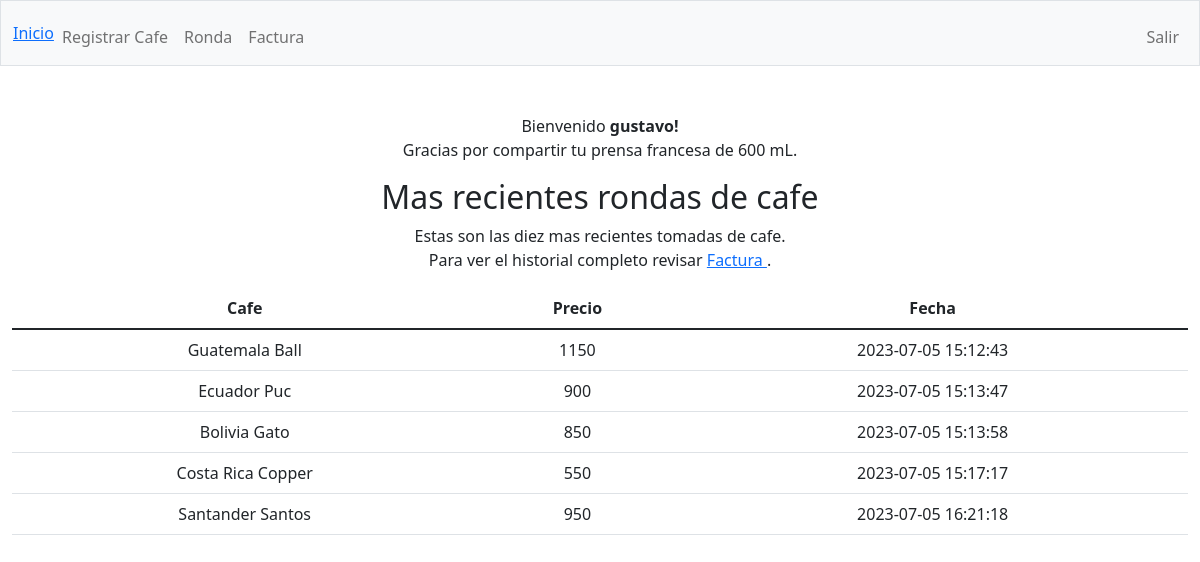
/ (signed in), run on the app's committed database.
### tables this page shows
CREATE TABLE users (id INTEGER PRIMARY KEY AUTOINCREMENT NOT NULL, username TEXT NOT NULL, hash TEXT NOT NULL);

CREATE TABLE prensas ( id INTEGER PRIMARY KEY AUTOINCREMENT NOT NULL, owner_id INTEGER, capacity INTEGER, FOREIGN KEY(owner_id) REFERENCES users(id));

CREATE TABLE rondas ( id INTEGER PRIMARY KEY AUTOINCREMENT NOT NULL, prensa_id INTEGER, bolsa_id INTEGER, cost INTEGER, date DATETIME, FOREIGN KEY(bolsa_id) REFERENCES bolsas(id), FOREIGN KEY(prensa_id) REFERENCES prensas(id));

CREATE TABLE bolsas ( id INTEGER PRIMARY KEY AUTOINCREMENT NOT NULL, user_id INTEGER, origin TEXT, price INTEGER, grams INTEGER, toaster TEXT NOT NULL, date DATE, active TEXT NOT NULL, FOREIGN KEY(user_id) REFERENCES users(id));

### app.py (the view)
@app.route("/")
@login_required
def index():
    query = db.execute("SELECT capacity FROM users JOIN prensas ON prensas.owner_id = users.id ")
    prensa_info=""
    if query:
        prensa_info=query[0]["capacity"]
    rondas = db.execute("SELECT origin, toaster, cost, rondas.date AS fecha FROM bolsas JOIN rondas ON bolsas.id = rondas.bolsa_id ORDER BY rondas.date LIMIT 10")
    return render_template("index.html", username = username(session["user_id"]) , french = prensa_info, rondas = rondas)

### app.py (called while the page is built)
@app.after_request
def after_request(response):
    response.headers["Cache-Control"] = "no-cache, no-store, must-revalidate"
    response.headers["Expires"] = 0
    response.headers["Pragma"] = "no-cache"
    return response

### helpers.py (called while the page is built)
def login_required(f):
    @wraps(f)
    def decorated_function(*args, **kwargs):
        if session.get("user_id") is None:
            return redirect("/login")
        return f(*args, **kwargs)
    return decorated_function

def username(n):
    query = db.execute("SELECT username FROM users WHERE id=?", n)
    return query[0]["username"]

### templates/index.html (shortened to what this page needs)
{% extends "layout.html" %}
{% block main %}
<p> Bienvenido <b>{{username}}! </b> <br>
{% if french!="" %}
Gracias por compartir tu prensa francesa de {{french}} mL.
{% endif %}
</p>
<h2> Mas recientes rondas de cafe  </h2>
<p> Estas son las diez mas recientes tomadas de cafe. <br>
Para ver el historial completo revisar <a href="/factura"> Factura <a>.
</p>
<table class="table">
	<thead class="thead-dark">
	<tr>
		<th scope="col"> Cafe </th>
		<th scope="col"> Precio  </th>
		<th scope="col"> Fecha </th>
	</tr>
	</thead>
	<tbody>
		{% for ronda in rondas %}
		<tr>
		<td> {{ronda.origin}} {{ronda.toaster}} </td>
		<td> {{ ronda.cost}} </td>
		<td> {{ ronda.fecha}} </td>
		</tr>
		{% endfor %}
	</tbody>
</table>
{% endblock %}

### templates/layout.html (shortened to what this page needs)
<!DOCTYPE html>
<html lang="en">
    <head>
        <link href="https://cdn.jsdelivr.net/npm/bootstrap@5.1.3/dist/css/bootstrap.min.css" rel="stylesheet">
        <link href="/static/styles.css" rel="stylesheet">
    </head>
    <body>
        <nav class="bg-light border navbar navbar-expand-md navbar-light">
            <div class="container-fluid">
                <a href="/">Inicio</a>
                <div class="collapse navbar-collapse" id="navbar">
                    {% if session["user_id"] %}
                        <ul class="navbar-nav me-auto mt-2">
                            <li class="nav-item"><a class="nav-link" href="/bolsa">Registrar Cafe</a></li>
                            <li class="nav-item"><a class="nav-link" href="/ronda">Ronda</a></li>
                            <li class="nav-item"><a class="nav-link" href="/factura">Factura</a></li>
                        </ul>
                        <ul class="navbar-nav ms-auto mt-2">
                            <li class="nav-item"><a class="nav-link" href="/logout">Salir</a></li>
                        </ul>
                    {% else %}
                        <ul class="navbar-nav ms-auto mt-2">
                            <li class="nav-item"><a class="nav-link" href="/register">Registrar</a></li>
                            <li class="nav-item"><a class="nav-link" href="/login">Entrar</a></li>
                        </ul>
                    {% endif %}
                </div>
            </div>
        </nav>
        <main class="container-fluid py-5 text-center">
            {% block main %}{% endblock %}
        </main>
    </body>
</html>

### data on the page
users: username "gustavo"
prensas: capacity "600"
rondas: origin "Guatemala", toaster "Ball", cost "1150", fecha "2023-07-05 15:12:43"
rondas: origin "Ecuador", toaster "Puc", cost "900", fecha "2023-07-05 15:13:47"
rondas: origin "Bolivia", toaster "Gato", cost "850", fecha "2023-07-05 15:13:58"
rondas: origin "Costa Rica", toaster "Copper", cost "550", fecha "2023-07-05 15:17:17"
rondas: origin "Santander", toaster "Santos", cost "950", fecha "2023-07-05 16:21:18"
